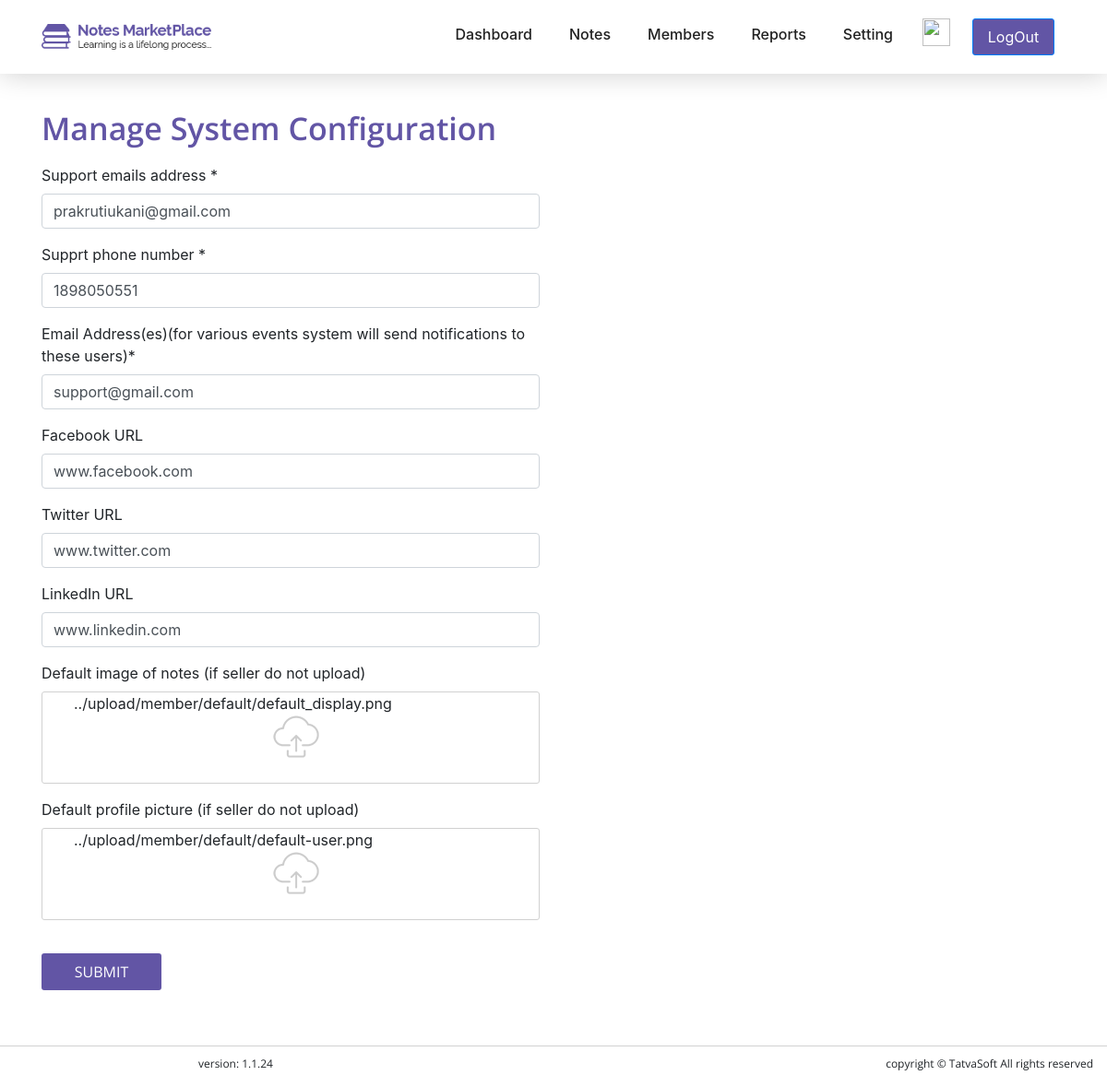
Screenshot of /admin/manage_configuration.php with the database file from the repository.
### tables this page shows
CREATE TABLE `configuration` (
  `id` int(11) NOT NULL,
  `config_key` varchar(100) NOT NULL,
  `value` varchar(191) NOT NULL,
  `created_date` datetime DEFAULT NULL,
  `created_by` int(11) DEFAULT NULL,
  `modified_date` datetime DEFAULT NULL,
  `modified_by` int(11) DEFAULT NULL,
  `isactive` bit(1) NOT NULL
);

### admin/manage_configuration.php (the view, shortened to what this page needs)
<?php
include "config.php";
$find_sup_email=mysqli_query($conn,"SELECT * FROM configuration WHERE config_key='SupportEmail'");
$support_email_count=mysqli_num_rows($find_sup_email);
foreach ($find_sup_email as $row) {
    $db_sup_email=$row['value'];
}
$find_phone=mysqli_query($conn,"SELECT * FROM configuration WHERE config_key='SupportPhone'");
$phone_count=mysqli_num_rows($find_phone);
foreach ($find_phone as $row) {
    $db_phone=$row['value'];
}
$find_email=mysqli_query($conn,"SELECT * FROM configuration WHERE config_key='EmailForNotify'");
$email_count=mysqli_num_rows($find_email);
foreach ($find_email as $row) {
    $db_email=$row['value'];
}
$find_facebook=mysqli_query($conn,"SELECT * FROM configuration WHERE config_key='FacebookURL'");
$facebook_count=mysqli_num_rows($find_facebook);
foreach ($find_facebook as $row) {
    $db_furl=$row['value'];
}
$find_twitter=mysqli_query($conn,"SELECT * FROM configuration WHERE config_key='TwitterURL'");
$twitter_count=mysqli_num_rows($find_twitter);
foreach ($find_twitter as $row) {
    $db_turl=$row['value'];
}
$find_linkedin=mysqli_query($conn,"SELECT * FROM configuration WHERE config_key='LinkedinURL'");
$linkedin_count=mysqli_num_rows($find_linkedin);
foreach ($find_linkedin as $row) {
    $db_lurl=$row['value'];
}
$find_profile=mysqli_query($conn,"SELECT * FROM configuration WHERE config_key='DefaultProfile'");
$profile_count=mysqli_num_rows($find_profile);
foreach ($find_profile as $row) {
    $db_pro_pic=$row['value'];
}
$find_note=mysqli_query($conn,"SELECT * FROM configuration WHERE config_key='DefaultNote'");
$display_count=mysqli_num_rows($find_note);
foreach ($find_note as $row) {
    $db_display_pic=$row['value'];
}
?>
<!DOCTYPE html>
<html lang="en">
    <head>
        <link rel="stylesheet" href="css/bootstrap/bootstrap.min.css">
        <link rel="stylesheet" href="css/custom_css/style.css">
        <link rel="stylesheet" href="css/responsive.css">
    </head>
    <body>
        <?php include "header.php"; ?>
        <section id="add_page">
           <div class="content-box-md">
            <div class ="container">
                <div class="row" style="padding-top: 60px;">
                        <div class="col-md-8">
                            <div class="heading" style="margin-bottom: 20px;">
                                <h3>Manage System Configuration</h3>
                            </div>
                        </div>
                    </div>
                <form action=" " method="post" enctype="multipart/form-data">
                    <div class="row">
                        <div class="col-md-6">
                            <div class="form-group">
                                    <label>Support emails address *</label>
                                    <input type="email" class="form-control" id="email" placeholder="Enter your email" required name="sup_email"
                                    value="<?php if($support_email_count==0)
                                                {
                                                    echo '';
                                                }
                                                else
                                                {
                                                    echo $db_sup_email;
                                                }
                                         ?>">
                            </div>
                            <div class="form-group">
                                    <label>Supprt phone number *</label>
                                    <input type="text" class="form-control" id="phone" placeholder="Enter phone number" name="phone"
                                    value="<?php if($phone_count==0)
                                                {
                                                    echo '';
                                                }
                                                else
                                                {
                                                    echo $db_phone;
                                                }
                                         ?>">
                            </div>
                            <div class="form-group">
                                    <label>Email Address(es)(for various events system will send notifications to these users)*</label>
                                    <input type="email" class="form-control" id="email" placeholder="Enter your EmailId" name="email"
                                    value="<?php if($email_count==0)
                                                {
                                                    echo '';
                                                }
                                                else
                                                {
                                                    echo $db_email;
                                                }
                                         ?>">
                            </div>
                            <div class="form-group">
                                    <label>Facebook URL </label>
                                    <input type="text" class="form-control" id="furl" placeholder="Enter facebook url" name="furl"
                                    value="<?php if($facebook_count==0)
                                                {
                                                    echo '';
                                                }
                                                else
                                                {
                                                    echo $db_furl;
                                                }
                                         ?>">
                            </div>
                            <div class="form-group">
                                    <label>Twitter URL </label>
                                    <input type="text" class="form-control" id="turl" placeholder="Enter twitter url" name="turl"
                                     value="<?php if($twitter_count==0)
                                                {
                                                    echo '';
                                                }
                                                else
                                                {
                                                    echo $db_turl;
                                                }
                                         ?>">
                            </div>
                            <div class="form-group">
                                    <label>LinkedIn URL </label>
                                    <input type="text" class="form-control" id="lurl" placeholder="Enter linkedin url" name="lurl"
                                    value="<?php if($linkedin_count==0)
                                                {
                                                    echo '';
                                                }
                                                else
                                                {
                                                    echo $db_lurl;
                                                }
                                         ?>">
                            </div>
                           <div class="form-group">
                                    <label>Default image of notes (if seller do not upload) </label>
                                    <div class="picture-upload">
                                        <label for="display-input">
                                            <img src="img/all/upload-file.png">
                                        </label>
                                        <span class="filename" style="position: absolute;left: 0;margin-left: 50px;"><?= ($display_count>0)?$db_display_pic:'' ?></span>
                                    </div>
                            </div>
                            <div class="form-group">
                                    <label>Default profile picture (if seller do not upload) </label>
                                    <div class="picture-upload">
                                        <label for="profile-input">
                                            <img src="img/all/upload-file.png">
                                        </label>
                                        <span class="filename" style="position: absolute;left: 0;margin-left: 50px;"><?= ($profile_count>0)?$db_pro_pic:'' ?></span>
                                    </div>
                            </div>
                        </div>
                    </div>
                    <button type="submit" name="submit">SUBMIT</button>
                </form>
            </div>
           </div>
        </section>
        <?php include "footer.php"; ?>
    </body>
</html>

### admin/css/custom_css/style.css (style rules this page uses)
html, body { height: 100%; }
.content-box-md { padding: 60px 0; }
.heading h3 { color: #6255a5; font-family: 'Open Sans'; font-size: 34px; line-height: 38px; font-weight: 600; }
#add_page button { width: 130px; background-color: #6255a5; height: 40px; border-radius: 3px; font-size: 16px; color: #fff; font-family: 'Open Sans'; line-height: 22px; border:transparent; margin-top: 20px; }
.picture-upload { height: 100px; border-radius: 3px; border: 1px solid #d1d1d1; }
.picture-upload img { margin: 25px 0 0 250px; }

### rows the page displays
configuration: sup_email "prakrutiukani@gmail.com"
configuration: phone "1898050551"
configuration: email "support@gmail.com"
configuration: furl "www.facebook.com"
configuration: turl "www.twitter.com"
configuration: lurl "www.linkedin.com"
configuration: value "../upload/member/default/default_display.png"
configuration: value "../upload/member/default/default-user.png"
